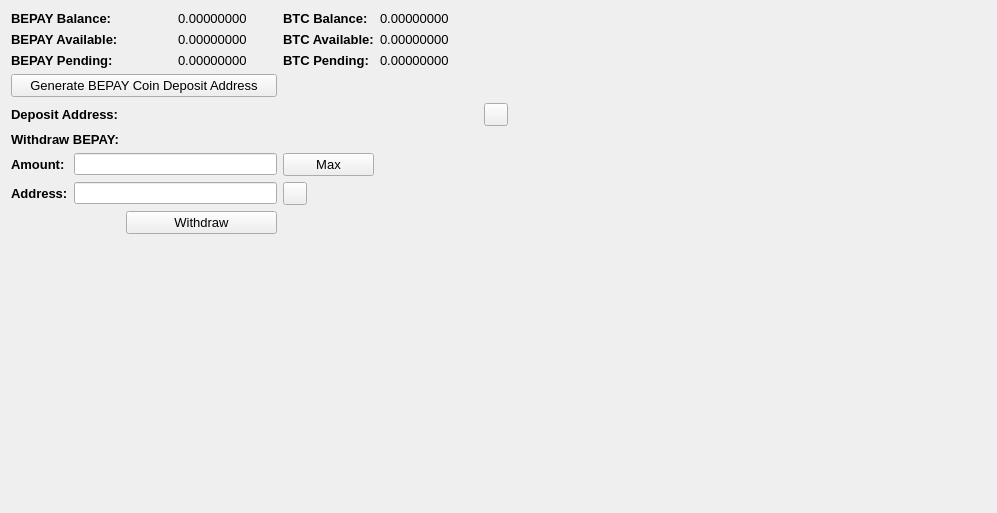
     <widget class="QWidget" name="BalanceTab">
      <attribute name="title">
       <string>Balance</string>
      </attribute>
      <layout class="QGridLayout" name="gridLayout_2">
       <item row="0" column="0" colspan="2">
        <widget class="QLabel" name="label_11">
         <property name="font">
          <font>
           <pointsize>10</pointsize>
           <weight>75</weight>
           <bold>true</bold>
          </font>
         </property>
         <property name="text">
          <string>BEPAY Balance:</string>
         </property>
        </widget>
       </item>
       <item row="0" column="3">
        <widget class="QLabel" name="BEPAYBalanceLabel">
         <property name="font">
          <font>
           <pointsize>10</pointsize>
          </font>
         </property>
         <property name="text">
          <string>0.00000000</string>
         </property>
         <property name="textInteractionFlags">
          <set>Qt::LinksAccessibleByMouse|Qt::TextSelectableByMouse</set>
         </property>
        </widget>
       </item>
       <item row="0" column="4">
        <widget class="QLabel" name="label_12">
         <property name="font">
          <font>
           <pointsize>10</pointsize>
           <weight>75</weight>
           <bold>true</bold>
          </font>
         </property>
         <property name="text">
          <string>BTC Balance:</string>
         </property>
        </widget>
       </item>
       <item row="0" column="5">
        <widget class="QLabel" name="BitcoinBalanceLabel">
         <property name="font">
          <font>
           <pointsize>10</pointsize>
          </font>
         </property>
         <property name="text">
          <string>0.00000000</string>
         </property>
         <property name="textInteractionFlags">
          <set>Qt::LinksAccessibleByMouse|Qt::TextSelectableByMouse</set>
         </property>
        </widget>
       </item>
       <item row="0" column="7" rowspan="10">
        <spacer name="horizontalSpacer_4">
         <property name="orientation">
          <enum>Qt::Horizontal</enum>
         </property>
         <property name="sizeHint" stdset="0">
          <size>
           <width>478</width>
           <height>488</height>
          </size>
         </property>
        </spacer>
       </item>
       <item row="1" column="0" colspan="2">
        <widget class="QLabel" name="label_13">
         <property name="font">
          <font>
           <pointsize>10</pointsize>
           <weight>75</weight>
           <bold>true</bold>
          </font>
         </property>
         <property name="text">
          <string>BEPAY Available:</string>
         </property>
        </widget>
       </item>
       <item row="1" column="3">
        <widget class="QLabel" name="BEPAYAvailableLabel_2">
         <property name="font">
          <font>
           <pointsize>10</pointsize>
          </font>
         </property>
         <property name="text">
          <string>0.00000000</string>
         </property>
         <property name="textInteractionFlags">
          <set>Qt::LinksAccessibleByMouse|Qt::TextSelectableByMouse</set>
         </property>
        </widget>
       </item>
       <item row="1" column="4">
        <widget class="QLabel" name="label_15">
         <property name="font">
          <font>
           <pointsize>10</pointsize>
           <weight>75</weight>
           <bold>true</bold>
          </font>
         </property>
         <property name="text">
          <string>BTC Available:</string>
         </property>
        </widget>
       </item>
       <item row="1" column="5">
        <widget class="QLabel" name="BitcoinAvailableLabel">
         <property name="font">
          <font>
           <pointsize>10</pointsize>
          </font>
         </property>
         <property name="text">
          <string>0.00000000</string>
         </property>
         <property name="textInteractionFlags">
          <set>Qt::LinksAccessibleByMouse|Qt::TextSelectableByMouse</set>
         </property>
        </widget>
       </item>
       <item row="2" column="0" colspan="2">
        <widget class="QLabel" name="label_14">
         <property name="font">
          <font>
           <pointsize>10</pointsize>
           <weight>75</weight>
           <bold>true</bold>
          </font>
         </property>
         <property name="text">
          <string>BEPAY Pending:</string>
         </property>
        </widget>
       </item>
       <item row="2" column="3">
        <widget class="QLabel" name="BEPAYPendingLabel">
         <property name="font">
          <font>
           <pointsize>10</pointsize>
          </font>
         </property>
         <property name="text">
          <string>0.00000000</string>
         </property>
         <property name="textInteractionFlags">
          <set>Qt::LinksAccessibleByMouse|Qt::TextSelectableByMouse</set>
         </property>
        </widget>
       </item>
       <item row="2" column="4">
        <widget class="QLabel" name="label_31">
         <property name="font">
          <font>
           <pointsize>10</pointsize>
           <weight>75</weight>
           <bold>true</bold>
          </font>
         </property>
         <property name="text">
          <string>BTC Pending:</string>
         </property>
        </widget>
       </item>
       <item row="2" column="5">
        <widget class="QLabel" name="BitcoinPendingLabel">
         <property name="font">
          <font>
           <pointsize>10</pointsize>
          </font>
         </property>
         <property name="text">
          <string>0.00000000</string>
         </property>
         <property name="textInteractionFlags">
          <set>Qt::LinksAccessibleByMouse|Qt::TextSelectableByMouse</set>
         </property>
        </widget>
       </item>
       <item row="3" column="0" colspan="4">
        <widget class="QPushButton" name="GenDepositBTN">
         <property name="font">
          <font>
           <pointsize>10</pointsize>
          </font>
         </property>
         <property name="text">
          <string>Generate BEPAY Coin Deposit Address</string>
         </property>
        </widget>
       </item>
       <item row="4" column="0" colspan="3">
        <widget class="QLabel" name="label_33">
         <property name="font">
          <font>
           <pointsize>10</pointsize>
           <weight>75</weight>
           <bold>true</bold>
          </font>
         </property>
         <property name="text">
          <string>Deposit Address:</string>
         </property>
        </widget>
       </item>
       <item row="4" column="3" colspan="3">
        <widget class="QLabel" name="DepositAddressLabel">
         <property name="minimumSize">
          <size>
           <width>300</width>
           <height>0</height>
          </size>
         </property>
         <property name="palette">
          <palette>
           <active>
            <colorrole role="WindowText">
             <brush brushstyle="SolidPattern">
              <color alpha="255">
               <red>0</red>
               <green>0</green>
               <blue>0</blue>
              </color>
             </brush>
            </colorrole>
            <colorrole role="Text">
             <brush brushstyle="SolidPattern">
              <color alpha="255">
               <red>0</red>
               <green>0</green>
               <blue>255</blue>
              </color>
             </brush>
            </colorrole>
           </active>
           <inactive>
            <colorrole role="WindowText">
             <brush brushstyle="SolidPattern">
              <color alpha="255">
               <red>0</red>
               <green>0</green>
               <blue>0</blue>
              </color>
             </brush>
            </colorrole>
            <colorrole role="Text">
             <brush brushstyle="SolidPattern">
              <color alpha="255">
               <red>0</red>
               <green>0</green>
               <blue>255</blue>
              </color>
             </brush>
            </colorrole>
           </inactive>
           <disabled>
            <colorrole role="WindowText">
             <brush brushstyle="SolidPattern">
              <color alpha="255">
               <red>120</red>
               <green>120</green>
               <blue>120</blue>
              </color>
             </brush>
            </colorrole>
            <colorrole role="Text">
             <brush brushstyle="SolidPattern">
              <color alpha="255">
               <red>120</red>
               <green>120</green>
               <blue>120</blue>
              </color>
             </brush>
            </colorrole>
           </disabled>
          </palette>
         </property>
         <property name="font">
          <font>
           <pointsize>10</pointsize>
           <weight>75</weight>
           <bold>true</bold>
          </font>
         </property>
         <property name="text">
          <string/>
         </property>
         <property name="alignment">
          <set>Qt::AlignRight|Qt::AlignTrailing|Qt::AlignVCenter</set>
         </property>
         <property name="textInteractionFlags">
          <set>Qt::LinksAccessibleByMouse|Qt::TextSelectableByKeyboard|Qt::TextSelectableByMouse</set>
         </property>
        </widget>
       </item>
       <item row="4" column="6">
        <widget class="QToolButton" name="DepositCopyButton">
         <property name="toolTip">
          <string>Copy to clipboard</string>
         </property>
         <property name="text">
          <string/>
         </property>
         <property name="icon">
          <iconset resource="../bitcoin.qrc">
           <normaloff>:/icons/editcopy</normaloff>:/icons/editcopy</iconset>
         </property>
         <property name="shortcut">
          <string>Alt+P</string>
         </property>
        </widget>
       </item>
       <item row="5" column="0" colspan="2">
        <widget class="QLabel" name="label_34">
         <property name="font">
          <font>
           <pointsize>10</pointsize>
           <weight>75</weight>
           <bold>true</bold>
          </font>
         </property>
         <property name="text">
          <string>Withdraw BEPAY:</string>
         </property>
        </widget>
       </item>
       <item row="6" column="0">
        <widget class="QLabel" name="label_26">
         <property name="font">
          <font>
           <pointsize>10</pointsize>
           <weight>75</weight>
           <bold>true</bold>
          </font>
         </property>
         <property name="text">
          <string>Amount:</string>
         </property>
        </widget>
       </item>
       <item row="6" column="1" colspan="3">
        <widget class="QLineEdit" name="WithdrawUnitsInput">
         <property name="font">
          <font>
           <pointsize>9</pointsize>
           <weight>75</weight>
           <bold>true</bold>
          </font>
         </property>
         <property name="text">
          <string/>
         </property>
        </widget>
       </item>
       <item row="6" column="4">
        <widget class="QPushButton" name="Withdraw_Max_Amount">
         <property name="font">
          <font>
           <pointsize>10</pointsize>
          </font>
         </property>
         <property name="text">
          <string>Max</string>
         </property>
        </widget>
       </item>
       <item row="7" column="0">
        <widget class="QLabel" name="label_10">
         <property name="font">
          <font>
           <pointsize>10</pointsize>
           <weight>75</weight>
           <bold>true</bold>
          </font>
         </property>
         <property name="text">
          <string>Address:</string>
         </property>
        </widget>
       </item>
       <item row="7" column="1" colspan="3">
        <widget class="QLineEdit" name="WithdrawAddress">
         <property name="font">
          <font>
           <pointsize>9</pointsize>
           <weight>75</weight>
           <bold>true</bold>
          </font>
         </property>
        </widget>
       </item>
       <item row="7" column="4">
        <widget class="QToolButton" name="WithdrawPasteButton">
         <property name="toolTip">
          <string>Paste from clipboard</string>
         </property>
         <property name="text">
          <string/>
         </property>
         <property name="icon">
          <iconset resource="../bitcoin.qrc">
           <normaloff>:/icons/editpaste</normaloff>:/icons/editpaste</iconset>
         </property>
         <property name="shortcut">
          <string>Alt+P</string>
         </property>
        </widget>
       </item>
       <item row="8" column="2" colspan="2">
        <widget class="QPushButton" name="WithdrawUnitsBtn">
         <property name="font">
          <font>
           <pointsize>10</pointsize>
          </font>
         </property>
         <property name="text">
          <string>Withdraw</string>
         </property>
        </widget>
       </item>
       <item row="9" column="0" colspan="6">
        <spacer name="verticalSpacer">
         <property name="orientation">
          <enum>Qt::Vertical</enum>
         </property>
         <property name="sizeHint" stdset="0">
          <size>
           <width>428</width>
           <height>262</height>
          </size>
         </property>
        </spacer>
       </item>
      </layout>
      <zorder>label_31</zorder>
      <zorder>label_15</zorder>
      <zorder>label_12</zorder>
      <zorder>label_14</zorder>
      <zorder>label_13</zorder>
      <zorder>label_11</zorder>
      <zorder>BitcoinBalanceLabel</zorder>
      <zorder>BEPAYBalanceLabel</zorder>
      <zorder>BEPAYAvailableLabel_2</zorder>
      <zorder>BEPAYPendingLabel</zorder>
      <zorder>BitcoinAvailableLabel</zorder>
      <zorder>BitcoinPendingLabel</zorder>
      <zorder>label_33</zorder>
      <zorder>GenDepositBTN</zorder>
      <zorder>DepositAddressLabel</zorder>
      <zorder>Withdraw_Max_Amount</zorder>
      <zorder>label_34</zorder>
      <zorder>WithdrawUnitsInput</zorder>
      <zorder>label_10</zorder>
      <zorder>label_26</zorder>
      <zorder>WithdrawAddress</zorder>
      <zorder>WithdrawUnitsBtn</zorder>
      <zorder>horizontalSpacer_4</zorder>
      <zorder>verticalSpacer</zorder>
      <zorder>WithdrawPasteButton</zorder>
      <zorder>DepositCopyButton</zorder>
     </widget>
